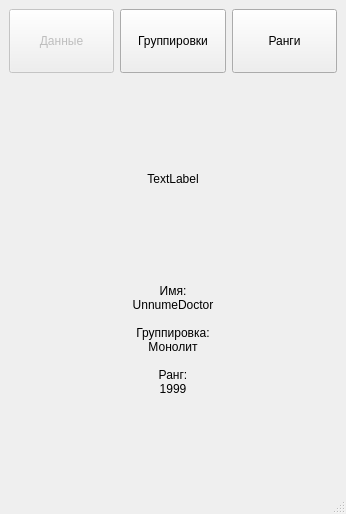
<?xml version="1.0" encoding="UTF-8"?>
<ui version="4.0">
 <class>MainWindow</class>
 <widget class="QMainWindow" name="MainWindow">
  <property name="geometry">
   <rect>
    <x>0</x>
    <y>0</y>
    <width>346</width>
    <height>514</height>
   </rect>
  </property>
  <property name="windowTitle">
   <string>MainWindow</string>
  </property>
  <widget class="QWidget" name="centralwidget">
   <layout class="QVBoxLayout" name="verticalLayout_4">
    <item>
     <layout class="QVBoxLayout" name="verticalLayout_3">
      <item>
       <layout class="QHBoxLayout" name="horizontalLayout">
        <item>
         <widget class="QPushButton" name="butt_data">
          <property name="enabled">
           <bool>false</bool>
          </property>
          <property name="sizePolicy">
           <sizepolicy hsizetype="Minimum" vsizetype="Fixed">
            <horstretch>0</horstretch>
            <verstretch>0</verstretch>
           </sizepolicy>
          </property>
          <property name="minimumSize">
           <size>
            <width>0</width>
            <height>64</height>
           </size>
          </property>
          <property name="text">
           <string>Данные</string>
          </property>
          <property name="checkable">
           <bool>false</bool>
          </property>
          <property name="checked">
           <bool>false</bool>
          </property>
         </widget>
        </item>
        <item>
         <widget class="QPushButton" name="butt_group">
          <property name="enabled">
           <bool>true</bool>
          </property>
          <property name="sizePolicy">
           <sizepolicy hsizetype="Minimum" vsizetype="Fixed">
            <horstretch>0</horstretch>
            <verstretch>0</verstretch>
           </sizepolicy>
          </property>
          <property name="minimumSize">
           <size>
            <width>0</width>
            <height>64</height>
           </size>
          </property>
          <property name="text">
           <string>Группировки</string>
          </property>
         </widget>
        </item>
        <item>
         <widget class="QPushButton" name="butt_rang">
          <property name="sizePolicy">
           <sizepolicy hsizetype="Minimum" vsizetype="Fixed">
            <horstretch>0</horstretch>
            <verstretch>0</verstretch>
           </sizepolicy>
          </property>
          <property name="minimumSize">
           <size>
            <width>0</width>
            <height>64</height>
           </size>
          </property>
          <property name="text">
           <string>Ранги</string>
          </property>
         </widget>
        </item>
       </layout>
      </item>
      <item>
       <widget class="QLabel" name="label">
        <property name="text">
         <string>TextLabel</string>
        </property>
        <property name="alignment">
         <set>Qt::AlignCenter</set>
        </property>
       </widget>
      </item>
      <item>
       <widget class="QLabel" name="label_text">
        <property name="sizePolicy">
         <sizepolicy hsizetype="Preferred" vsizetype="Minimum">
          <horstretch>0</horstretch>
          <verstretch>0</verstretch>
         </sizepolicy>
        </property>
        <property name="minimumSize">
         <size>
          <width>0</width>
          <height>128</height>
         </size>
        </property>
        <property name="text">
         <string>Имя:
UnnumeDoctor

Группировка:
Монолит

Ранг:
1999</string>
        </property>
        <property name="alignment">
         <set>Qt::AlignHCenter|Qt::AlignTop</set>
        </property>
       </widget>
      </item>
     </layout>
    </item>
   </layout>
  </widget>
  <widget class="QMenuBar" name="menubar">
   <property name="geometry">
    <rect>
     <x>0</x>
     <y>0</y>
     <width>346</width>
     <height>22</height>
    </rect>
   </property>
  </widget>
  <widget class="QStatusBar" name="statusbar"/>
 </widget>
 <resources/>
 <connections/>
</ui>
